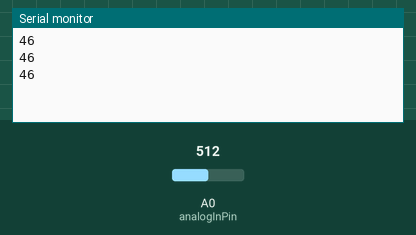
Recording of a sketch running on a simulated Arduino Uno, built with avr-gcc and run on an emulated ATmega328P. Parts: the last lines printed to the serial monitor. Inputs (shaded band) come from the test bench; at power-on: A0 (analogInPin) = 512.

Above: at 1.3 s.
1.4 s: A0 (analogInPin) set to 716
At 1.9 s:
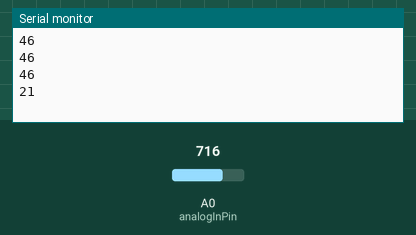
2.9 s: A0 (analogInPin) set to 900
At 3.4 s:
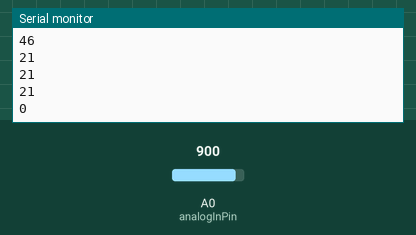
Timing chart, 0 to 5.9 s (numbered marks = the images above; inputs shaded):
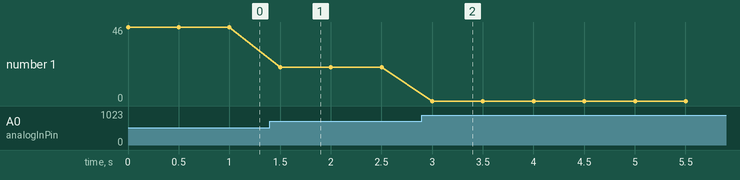

The sketch:

ADC.ino
```cpp
#define TEMP0 (10)
#define TEMP1 (60)
#define ADC0 (815)
#define ADC1 (397)

const int analogInPin = A0;  // Analog input pin that the potentiometer is attached to
const int analogOutPin = 9; // Analog output pin that the LED is attached to
short int tempx;
int sensorValue = 0;        // value read from the pot
int outputValue = 0;        // value output to the PWM (analog out)

void setup() {
  // initialize serial communications at 9600 bps:
  Serial.begin(9600);
}

void loop() {
  // read the analog in value:
  int ADCX = analogRead(analogInPin);
  // print the results to the serial monitor:
  tempx = convert_adc2temperature(ADCX,ADC0,ADC1,TEMP0,TEMP1);
  Serial.print(tempx);
  Serial.print("\n");

  // wait 2 milliseconds before the next loop
  // for the analog-to-digital converter to settle
  // after the last reading:
  delay(500);
}

short int convert_adc2temperature(short int ax,short int a0,short int a1,short int temp0,short int temp1)
{
    short int tempx;
    tempx = temp0+(ax-a0)*(temp1-temp0)/(a1-a0);
    return tempx;
}
```

Measured:
- after the input at 1.4 s, the serial monitor: prints a new line after 0.10 s (image 1)
- after the input at 2.9 s, the serial monitor: prints a new line after 0.10 s (image 2)
- plotted number 1: 46 → 21 after the input at 1.4 s, 21 → 0 after the input at 2.9 s
